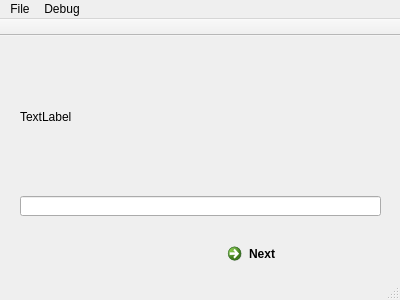
<?xml version="1.0" encoding="UTF-8"?>
<ui version="4.0">
 <class>MainWindow</class>
 <widget class="QMainWindow" name="MainWindow">
  <property name="geometry">
   <rect>
    <x>0</x>
    <y>0</y>
    <width>400</width>
    <height>300</height>
   </rect>
  </property>
  <property name="windowTitle">
   <string>MainWindow</string>
  </property>
  <widget class="QWidget" name="centralWidget">
   <widget class="QLabel" name="label">
    <property name="geometry">
     <rect>
      <x>20</x>
      <y>20</y>
      <width>371</width>
      <height>121</height>
     </rect>
    </property>
    <property name="text">
     <string>TextLabel</string>
    </property>
   </widget>
   <widget class="QLineEdit" name="lineEdit">
    <property name="geometry">
     <rect>
      <x>20</x>
      <y>160</y>
      <width>361</width>
      <height>20</height>
     </rect>
    </property>
   </widget>
   <widget class="QCommandLinkButton" name="nextButton">
    <property name="geometry">
     <rect>
      <x>220</x>
      <y>200</y>
      <width>172</width>
      <height>41</height>
     </rect>
    </property>
    <property name="text">
     <string>Next</string>
    </property>
   </widget>
  </widget>
  <widget class="QMenuBar" name="menuBar">
   <property name="geometry">
    <rect>
     <x>0</x>
     <y>0</y>
     <width>400</width>
     <height>21</height>
    </rect>
   </property>
   <widget class="QMenu" name="menuFile">
    <property name="title">
     <string>File</string>
    </property>
    <addaction name="actionLoad"/>
    <addaction name="actionSave"/>
    <addaction name="actionNew"/>
   </widget>
   <widget class="QMenu" name="menuDebug">
    <property name="title">
     <string>Debug</string>
    </property>
    <widget class="QMenu" name="menuQuestionList">
     <property name="title">
      <string>QuestionList</string>
     </property>
     <addaction name="actionAdd"/>
     <addaction name="actionInsert"/>
     <addaction name="actionDelete"/>
     <addaction name="separator"/>
     <addaction name="actionEdit"/>
     <addaction name="actionEdit_All"/>
    </widget>
    <addaction name="actionConsole"/>
    <addaction name="actionAuto_generate_Save_File"/>
    <addaction name="menuQuestionList"/>
   </widget>
   <addaction name="menuFile"/>
   <addaction name="menuDebug"/>
  </widget>
  <widget class="QToolBar" name="mainToolBar">
   <property name="enabled">
    <bool>true</bool>
   </property>
   <property name="movable">
    <bool>false</bool>
   </property>
   <attribute name="toolBarArea">
    <enum>TopToolBarArea</enum>
   </attribute>
   <attribute name="toolBarBreak">
    <bool>false</bool>
   </attribute>
  </widget>
  <widget class="QStatusBar" name="statusBar"/>
  <action name="actionSave">
   <property name="text">
    <string>Save</string>
   </property>
   <property name="shortcut">
    <string>Ctrl+S</string>
   </property>
  </action>
  <action name="actionNew">
   <property name="text">
    <string>New</string>
   </property>
  </action>
  <action name="actionLoad">
   <property name="text">
    <string>Load</string>
   </property>
   <property name="shortcut">
    <string>Ctrl+O</string>
   </property>
  </action>
  <action name="actionConsole">
   <property name="text">
    <string>Console</string>
   </property>
  </action>
  <action name="actionAuto_generate_Save_File">
   <property name="text">
    <string>Auto-generate Save File</string>
   </property>
  </action>
  <action name="actionAdd">
   <property name="text">
    <string>Add...</string>
   </property>
  </action>
  <action name="actionInsert">
   <property name="text">
    <string>Insert...</string>
   </property>
  </action>
  <action name="actionDelete">
   <property name="text">
    <string>Delete...</string>
   </property>
  </action>
  <action name="actionEdit">
   <property name="text">
    <string>Edit Current</string>
   </property>
  </action>
  <action name="actionEdit_All">
   <property name="text">
    <string>Edit All...</string>
   </property>
  </action>
 </widget>
 <layoutdefault spacing="6" margin="11"/>
 <resources/>
 <connections/>
</ui>
